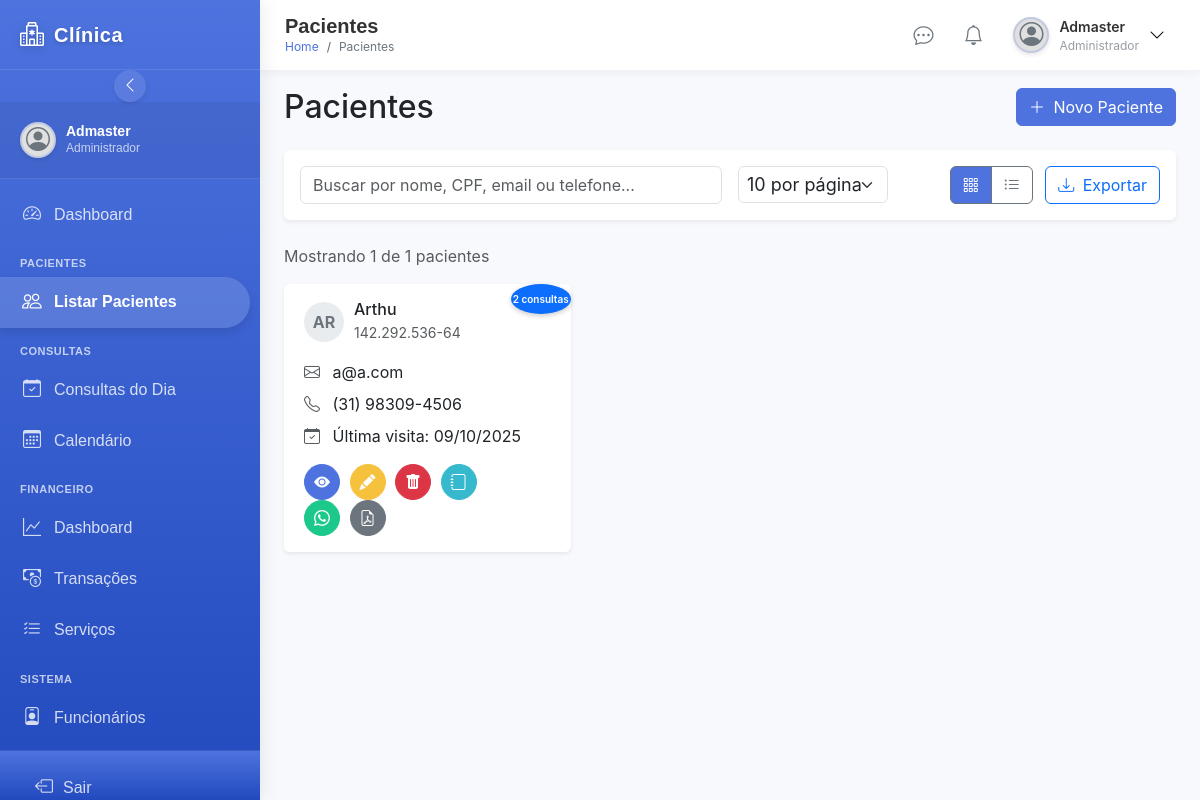
The app's page /pages/pacientes.php (signed in) with its own data.
### tables this page shows
CREATE TABLE `pacientes` (
  `cpf` varchar(11) NOT NULL,
  `nome` varchar(100) NOT NULL,
  `data_nasc` date DEFAULT NULL,
  `email` varchar(100) DEFAULT NULL,
  `telefone` varchar(15) DEFAULT NULL,
  `cep` varchar(9) DEFAULT NULL,
  `logradouro` varchar(255) DEFAULT NULL,
  `numero` varchar(10) DEFAULT NULL,
  `complemento` varchar(100) DEFAULT NULL,
  `bairro` varchar(100) DEFAULT NULL,
  `cidade` varchar(100) DEFAULT NULL,
  `estado` varchar(2) DEFAULT NULL,
  `doencas` text DEFAULT NULL,
  `alergias` text DEFAULT NULL,
  `tem_convenio` tinyint(1) NOT NULL DEFAULT 0,
  `convenio` varchar(100) DEFAULT NULL,
  `numero_convenio` varchar(50) DEFAULT NULL,
  `tipo_sanguineo` varchar(5) DEFAULT NULL,
  `nome_contato_emergencia` varchar(100) DEFAULT NULL,
  `numero_contato_emergencia` varchar(15) DEFAULT NULL,
  `filiacao_contato_emergencia` varchar(100) DEFAULT NULL,
  `condicoes_medicas` text DEFAULT NULL,
  `remedios_em_uso` text DEFAULT NULL,
  `foto_perfil` varchar(255) DEFAULT NULL,
  `observacoes` text DEFAULT NULL
);

### includes/chat.php (called while the page is built, shortened)
<?php
require_once __DIR__ . '/../config/config.php';
$usuario_id = $_SESSION['id'];
function getUsuariosChat() {
    global $conn, $usuario_id;
    $usuarios = [];
    $sql = "SELECT DISTINCT
                u.id,
                u.nome,
                u.foto_perfil,
                u.cargo,
                u.status,
                (SELECT MAX(m.data_envio) FROM mensagens m
                 WHERE (m.remetente_id = u.id AND m.destinatario_id = ?)
                    OR (m.remetente_id = ? AND m.destinatario_id = u.id)) as ultima_mensagem_data,
                (SELECT m.mensagem FROM mensagens m
                 WHERE ((m.remetente_id = u.id AND m.destinatario_id = ?)
                    OR (m.remetente_id = ? AND m.destinatario_id = u.id))
                 ORDER BY m.data_envio DESC LIMIT 1) as ultima_mensagem,
                (SELECT COUNT(*) FROM mensagens m
                 WHERE m.remetente_id = u.id AND m.destinatario_id = ? AND m.lida = 0) as nao_lidas
            FROM usuarios u
            WHERE u.id != ? AND u.status = 'ativo'
            AND (
                EXISTS (SELECT 1 FROM mensagens m WHERE m.remetente_id = u.id AND m.destinatario_id = ?)
                OR EXISTS (SELECT 1 FROM mensagens m WHERE m.remetente_id = ? AND m.destinatario_id = u.id)
            )
            ORDER BY ultima_mensagem_data DESC";
    if ($stmt = $conn->prepare($sql)) {
        $stmt->bind_param("iiiiiiii", $usuario_id, $usuario_id, $usuario_id, $usuario_id, $usuario_id, $usuario_id, $usuario_id, $usuario_id);
        if ($stmt->execute()) {
            $result = $stmt->get_result();
        }
    }
    $sql_outros = "SELECT
                    u.id,
                    u.nome,
                    u.foto_perfil,
                    u.cargo,
                    u.status,
                    NULL as ultima_mensagem_data,
                    NULL as ultima_mensagem,
                    0 as nao_lidas
                FROM usuarios u
                WHERE u.id != ? AND u.status = 'ativo'
                AND NOT EXISTS (
                    SELECT 1 FROM mensagens m
                    WHERE (m.remetente_id = u.id AND m.destinatario_id = ?)
                       OR (m.remetente_id = ? AND m.destinatario_id = u.id)
                )
                ORDER BY u.nome";
    if ($stmt = $conn->prepare($sql_outros)) {
        $stmt->bind_param("iii", $usuario_id, $usuario_id, $usuario_id);
        if ($stmt->execute()) {
            $result = $stmt->get_result();
            while ($row = $result->fetch_assoc()) {
                $usuarios[] = $row;
            }
        }
    }
    return $usuarios;
}
?>
                            <?php $usuarios = getUsuariosChat(); ?>

### functions/utils/helpers.php (called while the page is built, shortened)
<?php
function formataData($data, $comHora = false) {
    $timestamp = strtotime($data);
    if ($comHora) {
        return date('d/m/Y H:i', $timestamp);
    } else {
        return date('d/m/Y', $timestamp);
    }
}
function formataCPF($cpf) {
    return substr($cpf, 0, 3) . '.' .
           substr($cpf, 3, 3) . '.' .
           substr($cpf, 6, 3) . '-' .
           substr($cpf, 9, 2);
}
function formataTelefone($telefone) {
    $telefone = preg_replace('/[^0-9]/', '', $telefone);
    $len = strlen($telefone);
    if ($len == 11) {
        return '(' . substr($telefone, 0, 2) . ') ' .
               substr($telefone, 2, 5) . '-' .
               substr($telefone, 7, 4);
    } elseif ($len == 10) {
        return '(' . substr($telefone, 0, 2) . ') ' .
               substr($telefone, 2, 4) . '-' .
               substr($telefone, 6, 4);
    }
    return $telefone;
}
?>

### pages/pacientes.php (the view, shortened to what this page needs)
<?php
require_once '../config/config.php';
require_once '../functions/utils/helpers.php';
$search = isset($_GET['search']) ? trim($_GET['search']) : '';
$page   = isset($_GET['page']) ? (int)$_GET['page'] : 1;
$limit  = isset($_GET['limit']) ? (int)$_GET['limit'] : 10;
$offset = ($page - 1) * $limit;
$sqlBase = "SELECT p.*,
                   (SELECT MAX(c.data_consulta)
                      FROM consultas c
                     WHERE c.paciente_cpf = p.cpf) AS ultima_visita,
                   (SELECT COUNT(*)
                      FROM consultas c
                     WHERE c.paciente_cpf = p.cpf) AS total_consultas
              FROM pacientes p";
$whereClause = "";
$sqlCount = "SELECT COUNT(*) as total FROM pacientes p $whereClause";
$resultCount = $conn->query($sqlCount);
$rowCount = $resultCount->fetch_assoc();
$totalRecords = $rowCount['total'];
$sql = $sqlBase . $whereClause . " ORDER BY p.nome ASC LIMIT $offset, $limit";
$result = $conn->query($sql);
?>
<!DOCTYPE html>
<html lang="pt-br">
<head>
    <link href="https://cdn.jsdelivr.net/npm/bootstrap@5.3.0/dist/css/bootstrap.min.css" rel="stylesheet">
    <link rel="stylesheet" href="https://cdn.jsdelivr.net/npm/bootstrap-icons@1.11.3/font/bootstrap-icons.min.css">
    <link href="../css/styles.css" rel="stylesheet">
    <link href="https://cdn.datatables.net/1.13.7/css/dataTables.bootstrap5.min.css" rel="stylesheet">
    <link href="https://cdn.jsdelivr.net/npm/toastify-js/src/toastify.min.css" rel="stylesheet">
    <link href="https://cdn.jsdelivr.net/npm/flatpickr/dist/flatpickr.min.css" rel="stylesheet">
</head>
<body class="has-mobile-nav">
    <div class="d-flex flex-column flex-lg-row">
        <div class="d-none d-md-block">
            <?php include '../includes/sidebar.php'; ?>
        </div>
        <main class="main-content">
            <?php include '../includes/topbar.php'; ?>
            <div class="container-fluid px-3 px-md-4 py-3 py-md-4 mt-5">
                <div class="d-flex justify-content-between align-items-center mb-4 mt-3 flex-wrap">
                    <h2 class="mb-0 mb-2 mb-md-0">Pacientes</h2>
                    <button type="button" class="btn btn-primary" data-bs-toggle="modal"
                        data-bs-target="#addPacienteModal">
                        <i class="bi bi-plus-lg me-1"></i> Novo Paciente
                    </button>
                </div>
                <div class="card shadow-sm mb-4">
                    <div class="card-body">
                        <div class="row g-3">
                            <div class="col-12 col-md-6">
                                <div class="search-container">
                                    <input type="text" id="searchInput" class="form-control"
                                        placeholder="Buscar por nome, CPF, email ou telefone..."
                                        value="<?= htmlspecialchars($search); ?>">
                                </div>
                            </div>
                            <div class="col-6 col-md-2">
                                <select id="limitSelect" class="form-select">
                                    <option value="10" <?= $limit == 10  ? 'selected' : '' ?>>10 por página</option>
                                </select>
                            </div>
                            <div class="col-6 col-md-4 text-end">
                                <div class="btn-group" role="group">
                                    <button type="button" class="btn btn-outline-secondary view-toggle-btn active"
                                        data-view="card">
                                        <i class="bi bi-grid-3x3-gap"></i>
                                    </button>
                                    <button type="button" class="btn btn-outline-secondary view-toggle-btn"
                                        data-view="list">
                                        <i class="bi bi-list-ul"></i>
                                    </button>
                                </div>
                                <button class="btn btn-outline-primary ms-2" id="exportBtn">
                                    <i class="bi bi-download me-1 d-none d-sm-inline"></i> Exportar
                                </button>
                            </div>
                        </div>
                    </div>
                </div>
                <div class="d-flex justify-content-between align-items-center mb-3 flex-wrap">
                    <p class="text-muted mb-2 mb-md-0">
                        Mostrando <?= min($totalRecords, $limit) ?> de <?= $totalRecords ?> pacientes
                    </p>
                </div>
                <div id="cardView" class="row g-3">
                    <?php if ($result && $result->num_rows > 0): ?>
                        <?php while ($paciente = $result->fetch_assoc()): ?>
                            <?php
                            $nameParts = explode(' ', $paciente['nome']);
                            $initials = '';
                            if (count($nameParts) >= 2) {
                                $initials = mb_substr($nameParts[0], 0, 1) . mb_substr($nameParts[count($nameParts) - 1], 0, 1);
                            } else {
                                $initials = mb_substr($paciente['nome'], 0, 2);
                            }
                            $initials = strtoupper($initials);
                            $telefone     = !empty($paciente['telefone']) ? formataTelefone($paciente['telefone']) : 'Não informado';
                            $ultimaVisita = !empty($paciente['ultima_visita']) ? formataData($paciente['ultima_visita']) : 'Sem consultas';
                            $whatsappNumber = !empty($paciente['telefone']) ? preg_replace('/[^0-9]/', '', $paciente['telefone']) : '';
                            ?>
                            <div class="col-12 col-md-6 col-lg-4">
                                <div class="card patient-card h-100 shadow-sm">
                                    <div class="card-body position-relative">
                                        <span
                                            class="badge bg-<?= $paciente['total_consultas'] > 0 ? 'primary' : 'secondary' ?> badge-consultas"
                                            style="width:60px; padding:15px;">
                                            <?= $paciente['total_consultas'] ?>
                                            consulta<?= ($paciente['total_consultas'] != 1 ? 's' : '') ?>
                                        </span>
                                        <div class="d-flex align-items-center mb-3">
                                            <?php if (!empty($paciente['foto_perfil']) && file_exists('../' . $paciente['foto_perfil'])): ?>
                                                <img src="../<?= $paciente['foto_perfil'] ?>" alt="Foto de perfil"
                                                    class="rounded-circle me-2" width="40" height="40">
                                            <?php else: ?>
                                                <div class="avatar-circle"><?= $initials ?></div>
                                            <?php endif; ?>
                                            <div>
                                                <h5 class="card-title mb-0 fs-6"><?= htmlspecialchars($paciente['nome']) ?></h5>
                                                <small class="text-muted"><?= formataCPF($paciente['cpf']) ?></small>
                                            </div>
                                        </div>
                                        <div class="mb-2 text-truncate">
                                            <i class="bi bi-envelope text-muted me-2"></i>
                                            <?= !empty($paciente['email']) ? htmlspecialchars($paciente['email']) : 'Email não informado' ?>
                                        </div>
                                        <div class="mb-2">
                                            <i class="bi bi-telephone text-muted me-2"></i>
                                            <?= $telefone ?>
                                        </div>
                                        <div class="mb-3">
                                            <i class="bi bi-calendar-check text-muted me-2"></i>
                                            Última visita: <?= $ultimaVisita ?>
                                        </div>
                                        <div class="d-flex justify-content-between align-items-center mt-3 flex-wrap">
                                            <div class="mb-2 mb-sm-0">
                                                <button class="btn btn-action btn-primary"
                                                    onclick="viewPaciente('<?= $paciente['cpf'] ?>')" title="Ver detalhes">
                                                    <i class="bi bi-eye-fill"></i>
                                                </button>
                                                <button class="btn btn-action btn-warning"
                                                    onclick="editPaciente('<?= $paciente['cpf'] ?>')" title="Editar">
                                                    <i class="bi bi-pencil-fill  text-white"></i>
                                                </button>
                                                <button class="btn btn-action btn-danger"
                                                    onclick="confirmDelete('<?= $paciente['cpf'] ?>', '<?= htmlspecialchars($paciente['nome']) ?>')"
                                                    title="Excluir">
                                                    <i class="bi bi-trash-fill"></i>
                                                </button>
                                                <button class="btn btn-action btn-info"
                                                    onclick="openEvolucaoModal({ mode:'add', cpf:'<?= $paciente['cpf'] ?>' })"
                                                    title="Adicionar Evolução">
                                                    <i class="bi bi-journal text-white"></i>
                                                </button>
                                                <i class="bi bi-journal text-white"></i>
                                            </div>
                                            <div>
                                                <?php if (!empty($whatsappNumber)): ?>
                                                    <a href="https://wa.me/55<?= $whatsappNumber ?>" target="_blank"
                                                        class="btn btn-action btn-success" title="WhatsApp">
                                                        <i class="bi bi-whatsapp"></i>
                                                    </a>
                                                <?php endif; ?>
                                                <a href="../api/pacientes/gerar_pdf.php?cpf=<?= $paciente['cpf'] ?>"
                                                    target="_blank" class="btn btn-action btn-secondary" title="Gerar PDF">
                                                    <i class="bi bi-file-earmark-pdf"></i>
                                                </a>
                                            </div>
                                        </div>
                                    </div>
                                </div>
                            </div>
                        <?php endwhile; ?>
                    <?php endif; ?>
                </div>
            </div>
        </main>
    </div>
        ?>*/
</body>
</html>

### records on screen
pacientes: total_consultas "2", nome "AR", nome "Arthu", cpf "142.292.536-64", email "a@a.com", telefone "(31) 98309-4506", ultimaVisita "09/10/2025"

### other values on screen
$nomeUsuario "Admaster"
$cargoUsuario "Administrador"
$tituloPagina "Pacientes"
min($totalRecords, $limit) "1"
$totalRecords "1"
